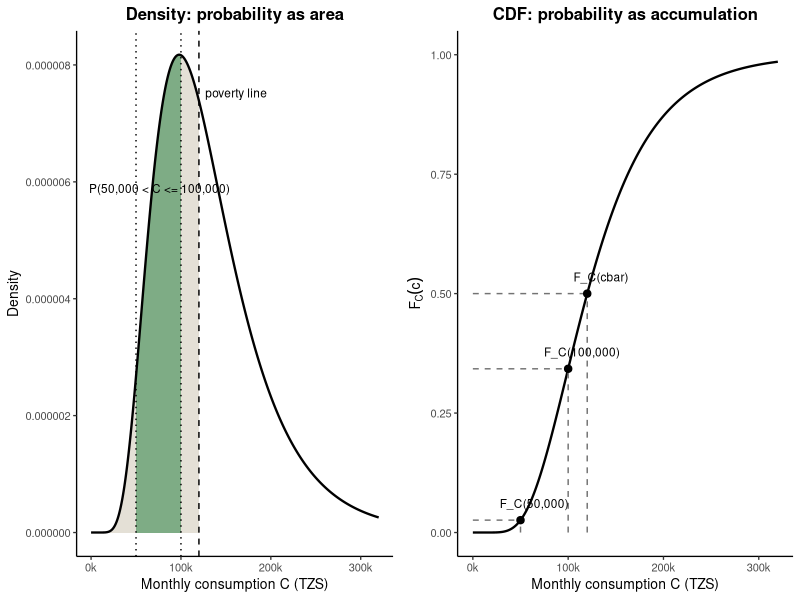
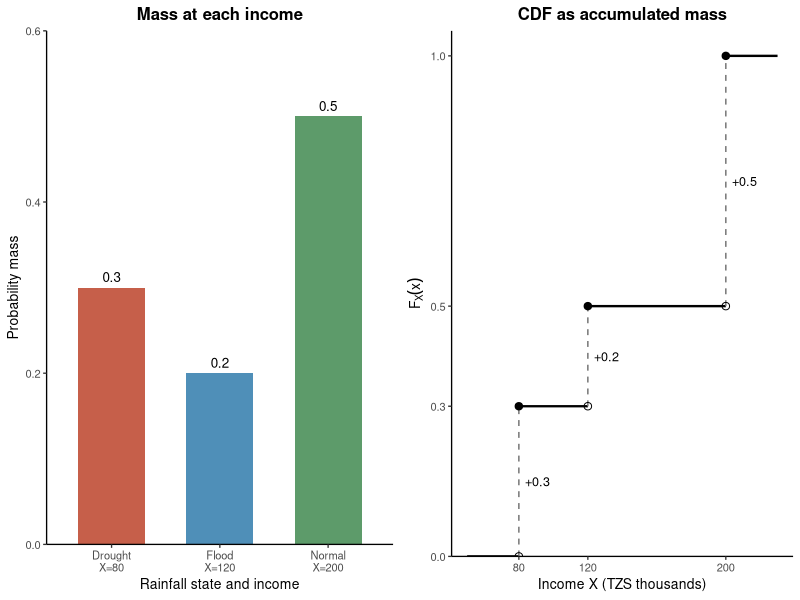
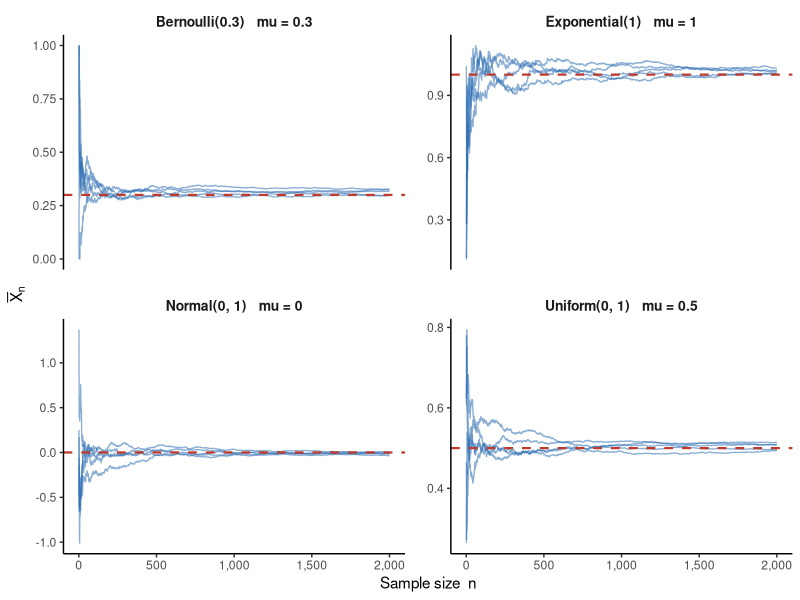
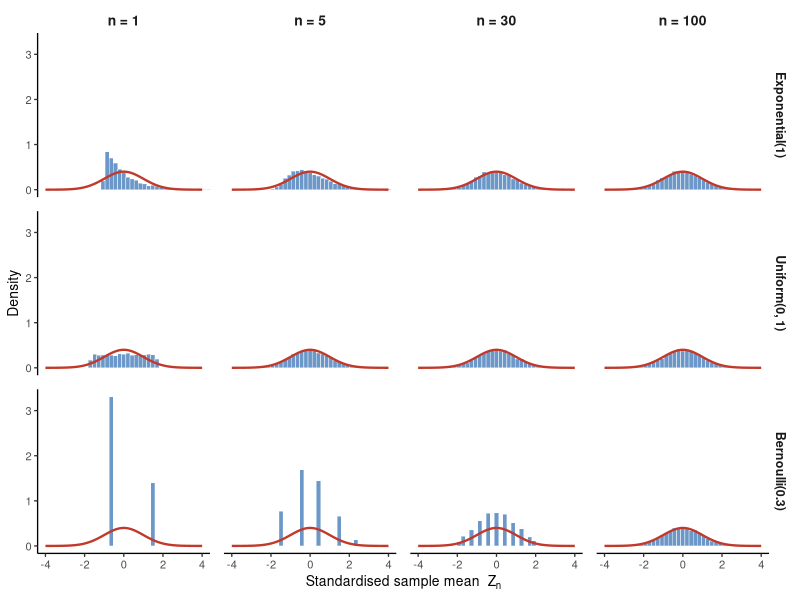

Write the R code that produced these figures, in order.
## ---- chunk 1
#| label: fig-monthly-consumption-cdf
#| echo: false
#| fig-cap: "Monthly household consumption expenditure and probabilities from a continuous distribution."
#| fig-width: 7
#| fig-height: 3.8
#| fig-pos: "H"

library(ggplot2)
library(grid)

consumption_grid <- data.frame(
  c = seq(1, 320000, length.out = 1200)
)
consumption_grid$density <- dlnorm(consumption_grid$c, meanlog = log(120000), sdlog = 0.45)
consumption_grid$cdf <- plnorm(consumption_grid$c, meanlog = log(120000), sdlog = 0.45)

interval_fill <- subset(consumption_grid, c > 50000 & c <= 100000)
poverty_fill <- subset(consumption_grid, c <= 120000)
cdf_points <- data.frame(
  c = c(50000, 100000, 120000),
  cdf = plnorm(c(50000, 100000, 120000), meanlog = log(120000), sdlog = 0.45),
  label = c("F_C(50,000)", "F_C(100,000)", "F_C(cbar)")
)

density_plot <- ggplot(consumption_grid, aes(x = c, y = density)) +
  geom_area(data = poverty_fill, fill = "#d8d3c4", alpha = 0.7) +
  geom_area(data = interval_fill, fill = "#5d9b6a", alpha = 0.75) +
  geom_line(linewidth = 0.8) +
  geom_vline(xintercept = c(50000, 100000, 120000), linetype = c("dotted", "dotted", "dashed")) +
  annotate("text", x = 76000, y = max(consumption_grid$density) * 0.72,
           label = "P(50,000 < C <= 100,000)", size = 3) +
  annotate("text", x = 127000, y = max(consumption_grid$density) * 0.92,
           label = "poverty line", hjust = 0, size = 3) +
  scale_x_continuous(labels = function(x) paste0(x / 1000, "k")) +
  scale_y_continuous(labels = function(x) format(x, scientific = FALSE, trim = TRUE)) +
  labs(
    title = "Density: probability as area",
    x = "Monthly consumption C (TZS)",
    y = "Density"
  ) +
  theme_classic(base_size = 10) +
  theme(plot.title = element_text(face = "bold", hjust = 0.5))

cdf_plot <- ggplot(consumption_grid, aes(x = c, y = cdf)) +
  geom_line(linewidth = 0.8) +
  geom_segment(data = cdf_points, aes(x = c, xend = c, y = 0, yend = cdf),
               linetype = "dashed", color = "gray45") +
  geom_segment(data = cdf_points, aes(x = 0, xend = c, y = cdf, yend = cdf),
               linetype = "dashed", color = "gray45") +
  geom_point(data = cdf_points, aes(x = c, y = cdf), size = 2.2) +
  geom_text(data = cdf_points, aes(x = c, y = cdf, label = label),
            nudge_x = 14500, nudge_y = 0.035, size = 3) +
  scale_x_continuous(labels = function(x) paste0(x / 1000, "k")) +
  scale_y_continuous(limits = c(0, 1), breaks = seq(0, 1, by = 0.25)) +
  labs(
    title = "CDF: probability as accumulation",
    x = "Monthly consumption C (TZS)",
    y = expression(F[C](c))
  ) +
  theme_classic(base_size = 10) +
  theme(plot.title = element_text(face = "bold", hjust = 0.5))

grid.newpage()
pushViewport(viewport(layout = grid.layout(1, 2)))
print(density_plot, vp = viewport(layout.pos.row = 1, layout.pos.col = 1))
print(cdf_plot, vp = viewport(layout.pos.row = 1, layout.pos.col = 2))
## ---- chunk 2
#| label: fig-discrete-rainfall-income
#| echo: false
#| fig-cap: "Discrete rainfall shocks, household income, and the induced distribution function."
#| fig-width: 7
#| fig-height: 3.8
#| fig-pos: "H"

rainfall_income <- data.frame(
  state = factor(c("Drought", "Flood", "Normal"), levels = c("Drought", "Flood", "Normal")),
  income = c(80, 120, 200),
  probability = c(0.3, 0.2, 0.5)
)

library(ggplot2)
library(grid)

rainfall_income$state_income <- factor(
  paste0(rainfall_income$state, "\nX=", rainfall_income$income),
  levels = paste0(rainfall_income$state, "\nX=", rainfall_income$income)
)

cdf_segments <- data.frame(
  x = c(50, 80, 120, 200),
  xend = c(80, 120, 200, 230),
  y = c(0, 0.3, 0.5, 1),
  yend = c(0, 0.3, 0.5, 1)
)

jumps <- data.frame(
  income = c(80, 120, 200),
  y0 = c(0, 0.3, 0.5),
  y1 = c(0.3, 0.5, 1),
  label = c("+0.3", "+0.2", "+0.5")
)

mass_plot <- ggplot(rainfall_income, aes(x = state_income, y = probability, fill = state)) +
  geom_col(width = 0.62, show.legend = FALSE) +
  geom_text(aes(label = probability), vjust = -0.55, size = 3.4) +
  scale_fill_manual(values = c("#c65f4a", "#4f8fb8", "#5d9b6a")) +
  scale_y_continuous(limits = c(0, 0.6), breaks = seq(0, 0.6, by = 0.2), expand = c(0, 0)) +
  labs(
    title = "Mass at each income",
    x = "Rainfall state and income",
    y = "Probability mass"
  ) +
  theme_classic(base_size = 10) +
  theme(plot.title = element_text(face = "bold", hjust = 0.5))

cdf_plot <- ggplot() +
  geom_segment(data = cdf_segments, aes(x = x, xend = xend, y = y, yend = yend), linewidth = 0.8) +
  geom_segment(data = jumps, aes(x = income, xend = income, y = y0, yend = y1),
               linetype = "dashed", color = "gray45") +
  geom_point(data = jumps, aes(x = income, y = y1), size = 2.2) +
  geom_point(data = jumps, aes(x = income, y = y0), size = 2.2, shape = 1) +
  geom_text(data = jumps, aes(x = income, y = (y0 + y1) / 2, label = label),
            hjust = -0.25, size = 3.2) +
  scale_x_continuous(limits = c(50, 230), breaks = c(80, 120, 200)) +
  scale_y_continuous(limits = c(0, 1.05), breaks = c(0, 0.3, 0.5, 1), expand = c(0, 0)) +
  labs(
    title = "CDF as accumulated mass",
    x = "Income X (TZS thousands)",
    y = expression(F[X](x))
  ) +
  theme_classic(base_size = 10) +
  theme(plot.title = element_text(face = "bold", hjust = 0.5))

grid.newpage()
pushViewport(viewport(layout = grid.layout(1, 2)))
print(mass_plot, vp = viewport(layout.pos.row = 1, layout.pos.col = 1))
print(cdf_plot, vp = viewport(layout.pos.row = 1, layout.pos.col = 2))
## ---- chunk 3
#| label: fig-lln
#| echo: false
#| eval: true
#| fig-cap: "**Law of Large Numbers simulation.** Each panel shows five independent realisations of the running sample mean $\\bar X_n = n^{-1}\\sum_{i=1}^n X_i$ (blue lines) plotted against sample size $n$, for four distributions with markedly different shapes. The red dashed line marks the true population mean $\\mu$ in each case. Regardless of the distribution, every path converges toward $\\mu$ as $n$ grows, illustrating the universality of the LLN."
#| fig-width: 8
#| fig-height: 5.5
#| fig-pos: "H"

library(ggplot2)
set.seed(42)

n_max   <- 2000
n_paths <- 5

make_paths <- function(rfun, mu_true, dist_label) {
  do.call(rbind, lapply(seq_len(n_paths), function(p) {
    x <- rfun(n_max)
    data.frame(
      n            = seq_len(n_max),
      running_mean = cumsum(x) / seq_len(n_max),
      path         = factor(p),
      distribution = dist_label,
      mu_true      = mu_true
    )
  }))
}

lln_data <- rbind(
  make_paths(function(n) rnorm(n, 0, 1),     mu_true = 0,   dist_label = "Normal(0, 1)   mu = 0"),
  make_paths(function(n) rexp(n, rate = 1),  mu_true = 1,   dist_label = "Exponential(1)   mu = 1"),
  make_paths(function(n) runif(n, 0, 1),     mu_true = 0.5, dist_label = "Uniform(0, 1)   mu = 0.5"),
  make_paths(function(n) rbinom(n, 1, 0.3),  mu_true = 0.3, dist_label = "Bernoulli(0.3)   mu = 0.3")
)

mu_ref <- unique(lln_data[, c("distribution", "mu_true")])

ggplot(lln_data, aes(x = n, y = running_mean, group = path)) +
  geom_line(colour = "#2b6cb0", alpha = 0.55, linewidth = 0.45) +
  geom_hline(data = mu_ref,
             aes(yintercept = mu_true),
             colour = "#c0392b", linetype = "dashed", linewidth = 0.75) +
  facet_wrap(~ distribution, scales = "free_y", nrow = 2) +
  scale_x_continuous(labels = scales::comma) +
  labs(
    x = "Sample size  n",
    y = expression(bar(X)[n])
  ) +
  theme_classic(base_size = 11) +
  theme(
    strip.background = element_blank(),
    strip.text       = element_text(face = "bold", size = 10),
    axis.title       = element_text(size = 11),
    panel.spacing    = unit(1.1, "lines")
  )
## ---- chunk 4
#| label: fig-clt
#| echo: false
#| eval: true
#| fig-cap: "**Central Limit Theorem simulation.** Each panel shows the simulated sampling distribution of the standardised sample mean $Z_n = \\sqrt{n}(\\bar X_n - \\mu)/\\sigma$ (blue histogram, $B = 5{,}000$ replications) overlaid with the standard normal density (red curve). Rows correspond to three non-normal parent distributions; columns to four sample sizes. The progressive convergence of each histogram toward the bell curve illustrates the CLT."
#| fig-width: 9
#| fig-height: 6.5
#| fig-pos: "H"

library(ggplot2)
set.seed(42)

B            <- 5000
sample_sizes <- c(1, 5, 30, 100)

dist_specs <- list(
  list(name  = "Exponential(1)",
       rfun  = function(n) rexp(n, rate = 1),
       mu    = 1,
       sigma = 1),
  list(name  = "Uniform(0, 1)",
       rfun  = function(n) runif(n, 0, 1),
       mu    = 0.5,
       sigma = sqrt(1 / 12)),
  list(name  = "Bernoulli(0.3)",
       rfun  = function(n) rbinom(n, 1, 0.3),
       mu    = 0.3,
       sigma = sqrt(0.3 * 0.7))
)

clt_data <- do.call(rbind, lapply(dist_specs, function(d) {
  do.call(rbind, lapply(sample_sizes, function(n) {
    means <- replicate(B, mean(d$rfun(n)))
    z     <- (means - d$mu) / (d$sigma / sqrt(n))
    data.frame(
      z            = z,
      n_label      = paste0("n = ", n),
      distribution = d$name
    )
  }))
}))

clt_data$n_label      <- factor(clt_data$n_label,
                                levels = paste0("n = ", sample_sizes))
clt_data$distribution <- factor(clt_data$distribution,
                                levels = sapply(dist_specs, `[[`, "name"))

norm_df <- data.frame(z = seq(-4, 4, length.out = 300))
norm_df$density <- dnorm(norm_df$z)

ggplot(clt_data, aes(x = z)) +
  geom_histogram(aes(y = after_stat(density)),
                 bins    = 55,
                 fill    = "#2b6cb0",
                 colour  = "white",
                 alpha   = 0.70,
                 linewidth = 0.15) +
  geom_line(data        = norm_df,
            aes(x = z, y = density),
            colour      = "#c0392b",
            linewidth   = 0.80,
            inherit.aes = FALSE) +
  facet_grid(distribution ~ n_label) +
  coord_cartesian(xlim = c(-4, 4)) +
  labs(
    x = expression("Standardised sample mean  " * Z[n]),
    y = "Density"
  ) +
  theme_classic(base_size = 10) +
  theme(
    strip.background = element_blank(),
    strip.text.x     = element_text(face = "bold", size = 10),
    strip.text.y     = element_text(face = "bold", size = 9),
    panel.spacing    = unit(0.7, "lines"),
    axis.title       = element_text(size = 10)
  )
